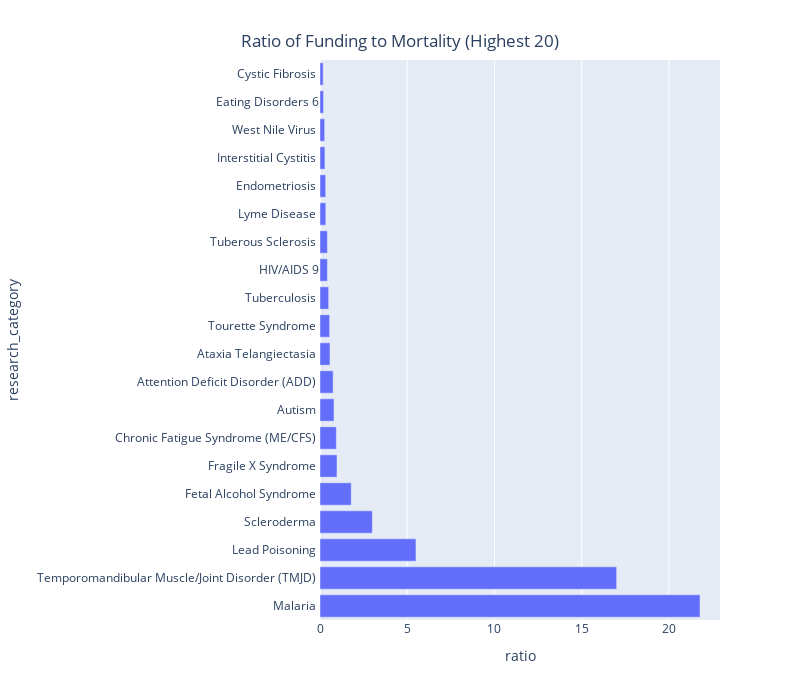

Write notebook code for a chart like this one.
### Code cell
fig2 = px.bar(df2019_t, x='ratio', y='research_category', 
              width=800, height=700, 
             labels={
                     "ratio": "Millions in Funding Per US Death",
                     "research_category": "Research Category"
                 })

fig2.update_layout(
    title={
        'text': "Ratio of Funding to Mortality (Highest 20)",
        'y':0.95,
        'x':0.5,
        'xanchor': 'center',
        'yanchor': 'top'})

fig2.show()

### Figure 1 — Plotly figure (JSON) as saved in the notebook; plotly's stock layout.template omitted (floating-point values rounded to 4 significant figures)
{"data": [{"alignmentgroup": "True", "hovertemplate": "ratio=%{x}<br>research_category=%{y}<extra></extra>", "legendgroup": "", "marker": {"color": "#636efa", "pattern": {"shape": ""}}, "name": "", "offsetgroup": "", "orientation": "h", "showlegend": false, "textposition": "auto", "type": "bar", "x": [21.78, 17, 5.5, 3, 1.789, 0.9737, 0.9375, 0.8011, 0.7529, 0.5714, 0.55, 0.4969, 0.4248, 0.4237, 0.3333, 0.325, 0.2821, 0.2667, 0.2028, 0.1818], "xaxis": "x", "y": ["Malaria ", "Temporomandibular Muscle/Joint Disorder (TMJD) ", "Lead Poisoning ", "Scleroderma ", "Fetal Alcohol Syndrome ", "Fragile X Syndrome ", "Chronic Fatigue Syndrome (ME/CFS) ", "Autism ", "Attention Deficit Disorder (ADD) ", "Ataxia Telangiectasia ", "Tourette Syndrome ", "Tuberculosis ", "HIV/AIDS 9", "Tuberous Sclerosis ", "Lyme Disease ", "Endometriosis ", "Interstitial Cystitis ", "West Nile Virus ", "Eating Disorders 6", "Cystic Fibrosis "], "yaxis": "y"}], "layout": {"barmode": "relative", "height": 700, "legend": {"tracegroupgap": 0}, "margin": {"t": 60}, "title": {"text": "Ratio of Funding to Mortality (Highest 20)", "x": 0.5, "xanchor": "center", "y": 0.95, "yanchor": "top"}, "width": 800, "xaxis": {"anchor": "y", "autorange": true, "domain": [0, 1], "range": [0, 22.92], "title": {"text": "ratio"}, "type": "linear"}, "yaxis": {"anchor": "x", "autorange": true, "domain": [0, 1], "range": [-0.5, 19.5], "title": {"text": "research_category"}, "type": "category"}}}
